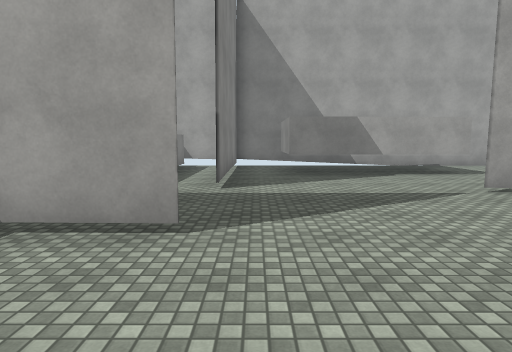
View 1 (above)

18 first-person views from a walk through a Unity game level. The camera is 1.5 m above the floor, tilts 6° down and sees 75° across. The floor is counted in squares, 2 m on a side. Each view is taken from the middle of a square. On the plan, view 1 faces up. The plan holds only what a view shows up to about 11 squares ahead; the rest is blank. The player character is not drawn. Surface patterns are stand-ins for the level's own textures.

View 2
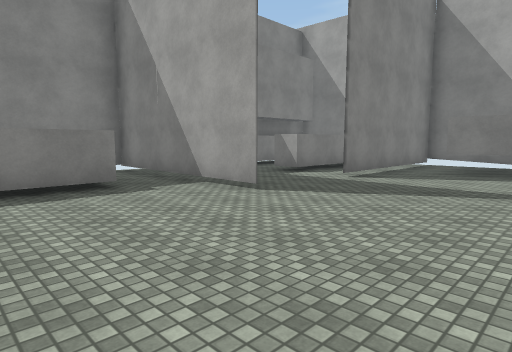

View 3
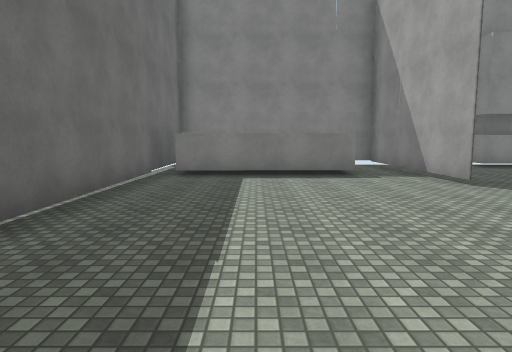

View 4
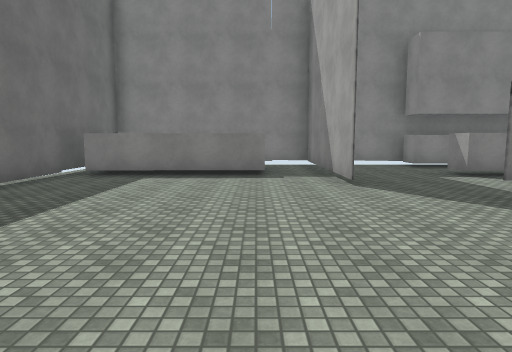

View 5
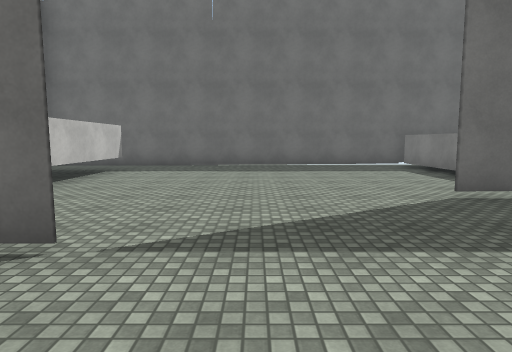

View 6
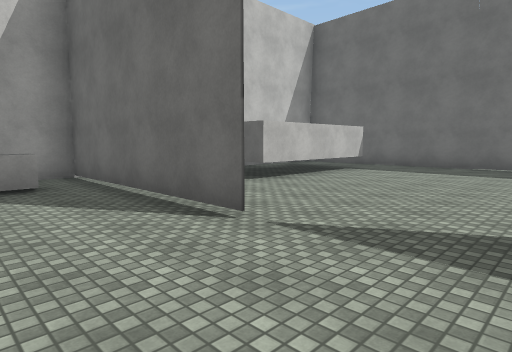

View 7
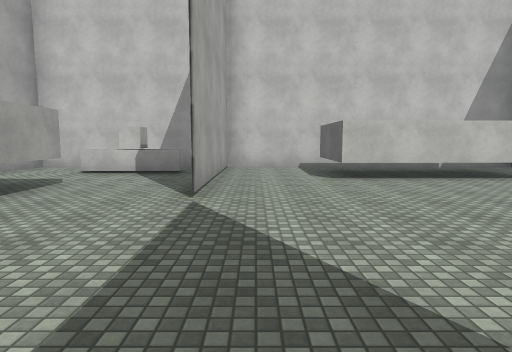

View 8
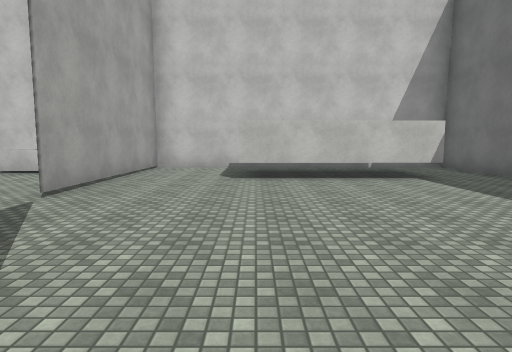

View 9
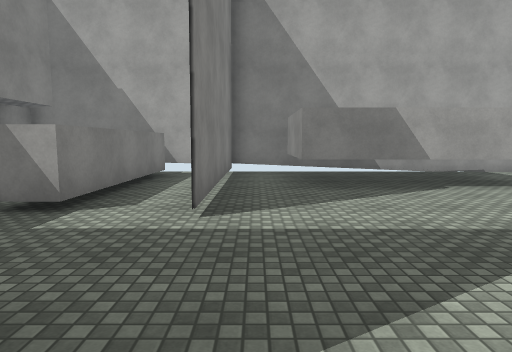

View 10
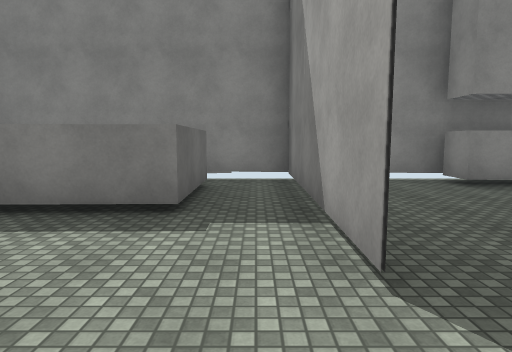

View 11
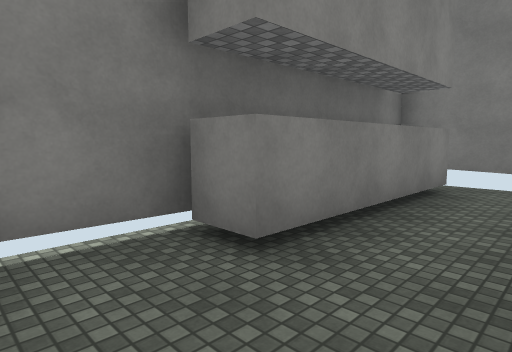

View 12
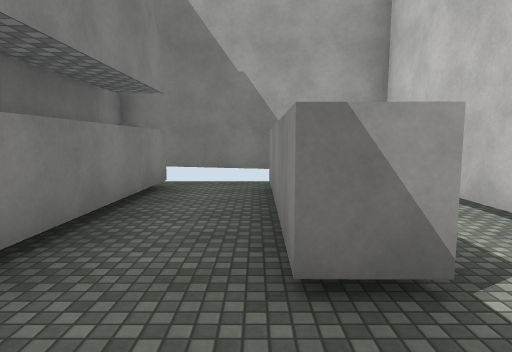

View 13
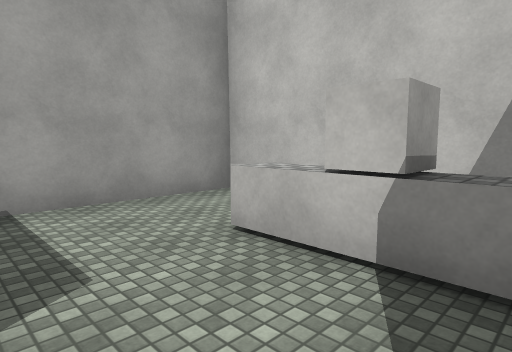

View 14
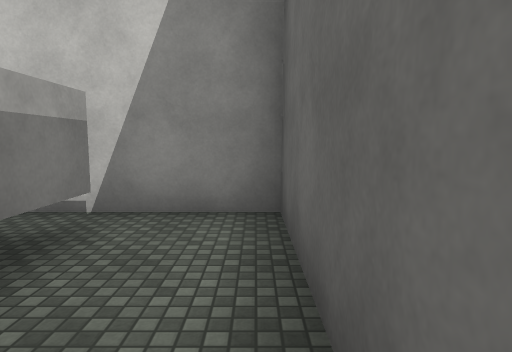

View 15
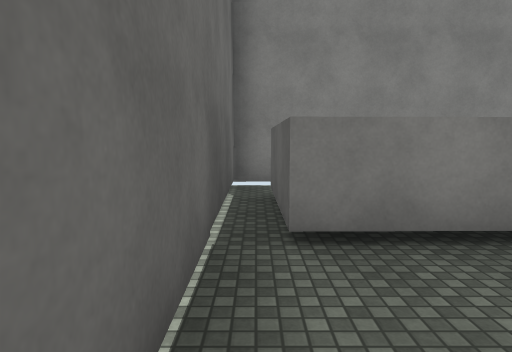

View 16
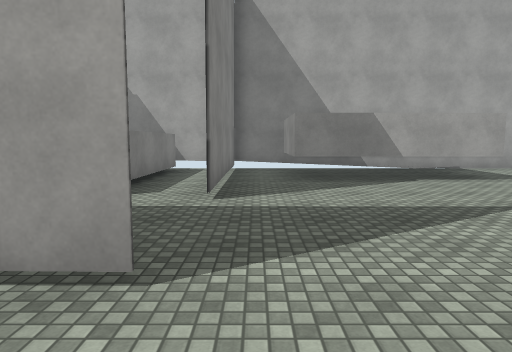

View 17
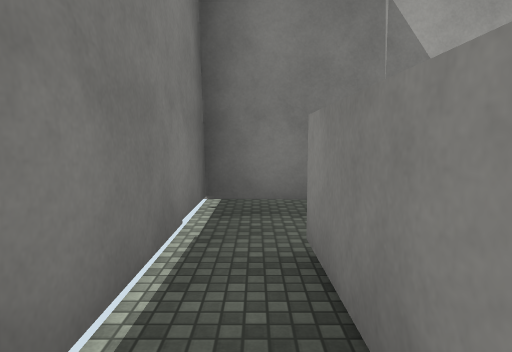

View 18
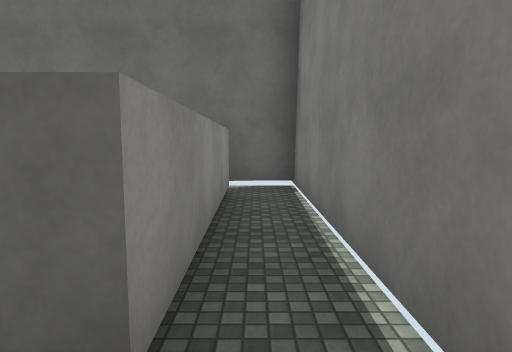

### Floor plan
Key: @ floor where view 1 was taken; # wall or solid block; . floor; ^ raised ledge; T thing the floor can be seen under or through; C cube.
Columns run from 6 left of view 1 to 9 right of it. Each row starts with its distance up from view 1.
 11  #####
 10  ....###  ######
  9  #..##.#   ....#
  8  #..##.#TTT..^ #
  7  #..##.......C #
  6 ##..##.......^.#
  5 #.........######
  4 #..............#
  3 ######.........#
  2 #...........TT.#
  1 #.^^........T .
  0 #.^^..@.....T .
 -1 #.^^........TT.#
 -2 #.^^...........#
 -3 ##.............#
 -4  ###############

Positions as (right, up) in squares from view 1, and headings:
1: (0, 0), facing up
2: (3, -1), facing up-left
3: (5, -1), facing left
4: (5, 1), facing left
5: (2, 7), facing down
6: (1, 7), facing down-right
7: (-1, 4), facing right
8: (-1, 2), facing right
9: (0, 2), facing up
10: (1, 2), facing left
11: (-3, 4), facing up-left
12: (-3, 4), facing up
13: (5, 6), facing up-right
14: (5, -3), facing right
15: (0, -3), facing left
16: (0, 1), facing up
17: (-5, -1), facing up
18: (-5, 2), facing down
